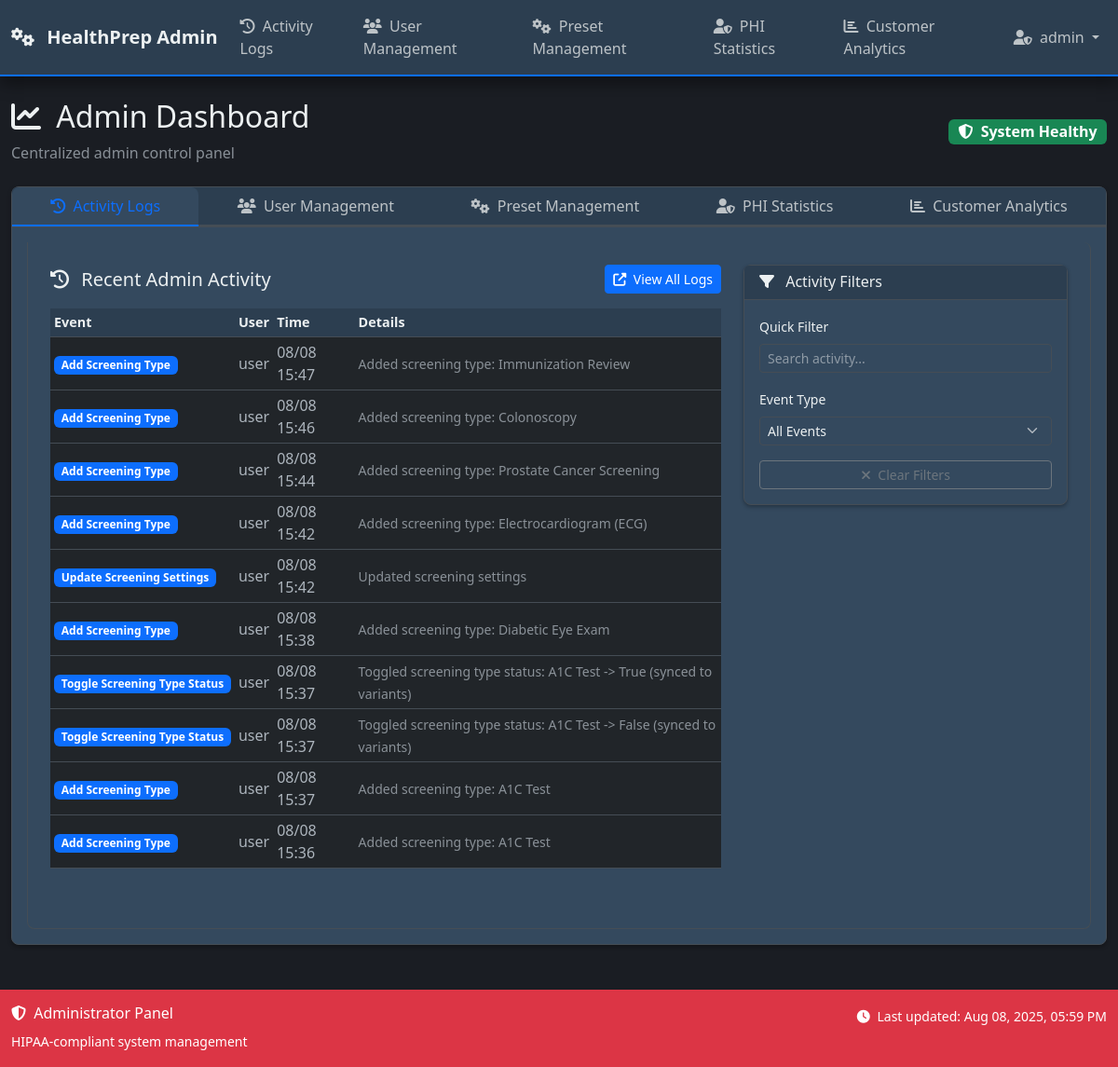
Before: /admin/dashboard/logs (signed in) with the older database file.
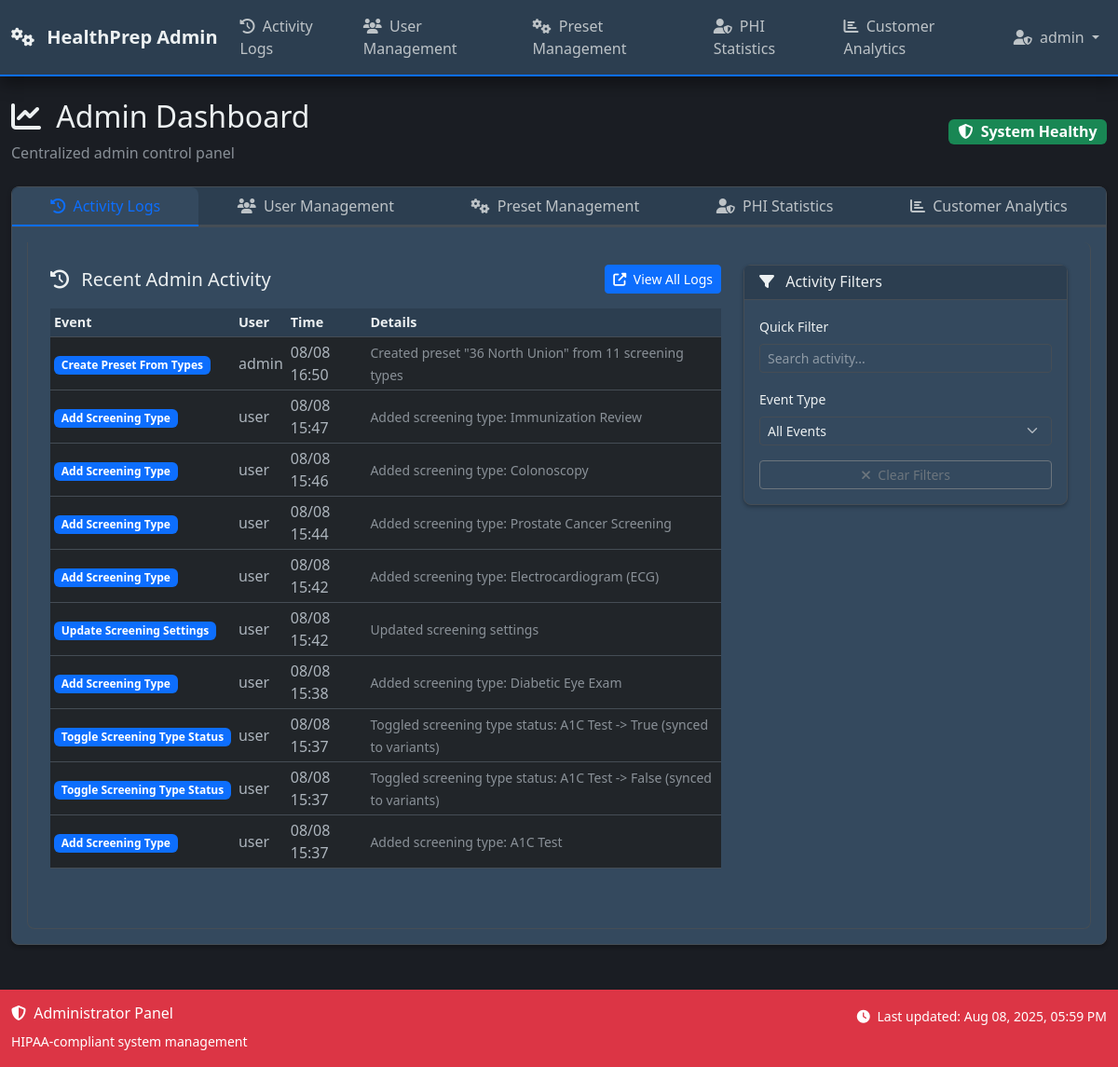
After: the same page with the newer database file.
### models.py (models this page shows, shortened)
class User(UserMixin, db.Model):
    __tablename__ = 'users'
    id = db.Column(db.Integer, primary_key=True)
    username = db.Column(db.String(80), nullable=False)  # Unique within organization
    email = db.Column(db.String(120), nullable=False)  # Unique within organization
    password_hash = db.Column(db.String(255), nullable=False)
    role = db.Column(db.String(20), default='nurse', nullable=False)  # 'root_admin', 'admin', 'MA', 'nurse'
    is_admin = db.Column(db.Boolean, default=False, nullable=False)  # Kept for backward compatibility
    is_active_user = db.Column(db.Boolean, default=True, nullable=False)
    is_root_admin = db.Column(db.Boolean, default=False, nullable=False)  # Super admin for managing all organizations
    org_id = db.Column(db.Integer, db.ForeignKey('organizations.id'), nullable=True)  # Nullable for root admins
    epic_user_id = db.Column(db.String(100))  # Epic user ID for mapping
    two_factor_enabled = db.Column(db.Boolean, default=False)
    session_timeout_minutes = db.Column(db.Integer, default=30)
    last_activity = db.Column(db.DateTime, default=datetime.utcnow)
    failed_login_attempts = db.Column(db.Integer, default=0)
    locked_until = db.Column(db.DateTime)
    created_at = db.Column(db.DateTime, default=datetime.utcnow)
    last_login = db.Column(db.DateTime, default=datetime.utcnow)
    created_by = db.Column(db.Integer, db.ForeignKey('users.id'))
    updated_at = db.Column(db.DateTime, default=datetime.utcnow, onupdate=datetime.utcnow)
    __table_args__ = (
        db.UniqueConstraint('username', 'org_id', name='unique_username_per_org'),
        db.UniqueConstraint('email', 'org_id', name='unique_email_per_org'),
    )
    def is_admin_user(self):
        return self.role == 'admin' or self.is_admin or self.is_root_admin
    def update_activity(self):
        self.last_activity = datetime.utcnow()
    @property
    def is_active(self):
        return self.is_active_user
    @property
    def role_display(self):
        role_names = {
            'root_admin': 'Root Administrator',
            'admin': 'Administrator',
            'MA': 'Medical Assistant',
            'nurse': 'Nurse'
        }
        return role_names.get(self.role, self.role.title())

class AdminLog(db.Model):
    __tablename__ = 'admin_logs'
    id = db.Column(db.Integer, primary_key=True)
    timestamp = db.Column(db.DateTime, default=datetime.utcnow)
    event_type = db.Column(db.String(50))
    user_id = db.Column(db.Integer, db.ForeignKey('users.id'))
    org_id = db.Column(db.Integer, db.ForeignKey('organizations.id'), nullable=False)  # Organization scope
    ip_address = db.Column(db.String(45))
    patient_id = db.Column(db.Integer, db.ForeignKey('patient.id'))  # Patient accessed (if applicable)
    resource_type = db.Column(db.String(50))  # Type of resource accessed (patient, document, screening)
    resource_id = db.Column(db.Integer)  # ID of specific resource
    action_details = db.Column(db.Text)  # Human-readable action description
    data = db.Column(db.JSON)  # Additional structured data
    session_id = db.Column(db.String(100))  # Session identifier
    user_agent = db.Column(db.Text)  # Browser/client information
    user = db.relationship('User', backref=db.backref('admin_logs', lazy=True))
    organization = db.relationship('Organization', backref=db.backref('admin_logs', lazy=True))
    patient = db.relationship('Patient', backref=db.backref('access_logs', lazy=True))

### routes/admin_routes.py (the view)
@admin_bp.route('/dashboard/logs')
@login_required
@admin_required
def dashboard_logs():
    try:
        data = get_dashboard_data()
        data['active_tab'] = 'activity'
        return render_template('admin/dashboard.html', **data)
    except Exception as e:
        logger.error(f"Error in dashboard logs: {str(e)}")
        flash('Error loading dashboard', 'error')
        return render_template('error/500.html'), 500

### templates/admin/dashboard.html (shortened to what this page needs)
{% extends 'base_admin.html' %}
{% block extra_css %}
<link rel="stylesheet" href="https://cdn.datatables.net/1.13.4/css/dataTables.bootstrap5.min.css">
{% endblock %}
{% block content %}
<div class="d-flex justify-content-between align-items-center mb-4">
    <div>
        <h2>
            <i class="fas fa-chart-line me-2"></i>
            Admin Dashboard
        </h2>
        <p class="text-muted mb-0">Centralized admin control panel</p>
    </div>
    <div>
        <span class="badge bg-success fs-6">
            <i class="fas fa-shield-alt me-1"></i>
            System Healthy
        </span>
    </div>
</div>
<div class="card">
    <div class="card-header p-0">
        <nav>
            <div class="nav nav-tabs d-flex" id="nav-tab" role="tablist" style="white-space: nowrap;">
                <a class="nav-link flex-fill text-center small {{ 'active' if active_tab == 'activity' else '' }}" href="{{ url_for('admin.dashboard_logs') }}" style="min-width: 0; padding: 0.5rem 0.25rem;">
                    <i class="fas fa-history me-1"></i>
                    <span class="d-none d-md-inline">Activity Logs</span>
                </a>
                <a class="nav-link flex-fill text-center small {{ 'active' if active_tab == 'users' else '' }}" href="{{ url_for('admin.dashboard_users') }}" style="min-width: 0; padding: 0.5rem 0.25rem;">
                    <i class="fas fa-users me-1"></i>
                    <span class="d-none d-md-inline">User Management</span>
                </a>
                <a class="nav-link flex-fill text-center small {{ 'active' if active_tab == 'presets' else '' }}" href="{{ url_for('admin.dashboard_presets') }}" style="min-width: 0; padding: 0.5rem 0.25rem;">
                    <i class="fas fa-cogs me-1"></i>
                    <span class="d-none d-md-inline">Preset Management</span>
                </a>
                <a class="nav-link flex-fill text-center small {{ 'active' if active_tab == 'phi' else '' }}" href="{{ url_for('admin.dashboard_phi') }}" style="min-width: 0; padding: 0.5rem 0.25rem;">
                    <i class="fas fa-user-shield me-1"></i>
                    <span class="d-none d-md-inline">PHI Statistics</span>
                </a>
                <a class="nav-link flex-fill text-center small {{ 'active' if active_tab == 'analytics' else '' }}" href="{{ url_for('admin.dashboard_analytics') }}" style="min-width: 0; padding: 0.5rem 0.25rem;">
                    <i class="fas fa-chart-bar me-1"></i>
                    <span class="d-none d-md-inline">Customer Analytics</span>
                </a>
            </div>
        </nav>
    </div>
    <div class="card-body">
        <div class="tab-content" id="nav-tabContent">
            <div class="tab-pane fade {{ 'show active' if active_tab == 'activity' else '' }}" id="nav-activity" role="tabpanel" aria-labelledby="nav-activity-tab">
                <div class="row">
                    <div class="col-lg-8 mb-4">
                        <div class="d-flex justify-content-between align-items-center mb-3">
                            <h5 class="mb-0">
                                <i class="fas fa-history me-2"></i>
                                Recent Admin Activity
                            </h5>
                            <a href="{{ url_for('admin.logs') }}" class="btn btn-sm btn-primary">
                                <i class="fas fa-external-link-alt me-1"></i>
                                View All Logs
                            </a>
                        </div>
                        {% if recent_logs %}
                        <div class="table-responsive">
                            <table id="activityTable" class="table table-hover table-sm">
                                <thead>
                                    <tr>
                                        <th>Event</th>
                                        <th>User</th>
                                        <th>Time</th>
                                        <th>Details</th>
                                    </tr>
                                </thead>
                                <tbody>
                                    {% for log in recent_logs %}
                                    <tr>
                                        <td>
                                            <span class="badge bg-primary">{{ log.event_type.replace('_', ' ').title() if log.event_type else 'Unknown' }}</span>
                                        </td>
                                        <td>{{ log.user.username if log.user else 'System' }}</td>
                                        <td>{{ log.timestamp.strftime('%m/%d %H:%M') }}</td>
                                        <td>
                                            <small class="text-muted">{{ log.data.get('description', '') if log.data else '' }}</small>
                                        </td>
                                    </tr>
                                    {% endfor %}
                                </tbody>
                            </table>
                        </div>
                        {% else %}
                        <div class="text-center py-5">
                            <i class="fas fa-clipboard-list fa-3x text-muted mb-3"></i>
                            <h5 class="text-muted">No Recent Activity</h5>
                            <p class="text-muted">Admin actions will appear here</p>
                        </div>
                        {% endif %}
                    </div>
                    <div class="col-lg-4">
                        <div class="card">
                            <div class="card-header">
                                <h6 class="mb-0">
                                    <i class="fas fa-filter me-2"></i>
                                    Activity Filters
                                </h6>
                            </div>
                            <div class="card-body">
                                <div class="mb-3">
                                    <label class="form-label small">Quick Filter</label>
                                    <input type="text" id="activitySearch" class="form-control form-control-sm" placeholder="Search activity...">
                                </div>
                                <div class="mb-3">
                                    <label class="form-label small">Event Type</label>
                                    <select id="eventTypeFilter" class="form-select form-select-sm">
                                        <option value="">All Events</option>
                                    </select>
                                </div>
                                <div class="d-grid gap-2">
                                    <button id="clearFilters" class="btn btn-sm btn-outline-secondary">
                                        <i class="fas fa-times me-1"></i>
                                        Clear Filters
                                    </button>
                                </div>
                            </div>
                        </div>
                    </div>
                </div>
            </div>
        </div>
    </div>
</div>
{% endblock %}

### templates/base_admin.html (shortened to what this page needs)
<!DOCTYPE html>
<html lang="en" data-bs-theme="dark">
<head>
    <link href="https://cdn.jsdelivr.net/npm/bootstrap@5.3.0/dist/css/bootstrap.min.css" rel="stylesheet">
    <link href="https://cdnjs.cloudflare.com/ajax/libs/font-awesome/6.4.0/css/all.min.css" rel="stylesheet">
    <link href="{{ url_for('static', filename='css/custom.css') }}" rel="stylesheet">
    <link href="{{ url_for('static', filename='css/loading-states.css') }}" rel="stylesheet">
    {% block extra_css %}{% endblock %}
</head>
<body>
    <nav class="navbar navbar-expand-lg navbar-dark bg-danger">
        <div class="container">
            <a class="navbar-brand" href="{{ url_for('admin.dashboard') }}">
                <i class="fas fa-cogs me-2"></i>
                HealthPrep Admin
            </a>
            <div class="collapse navbar-collapse" id="adminNavbar">
                <ul class="navbar-nav me-auto">
                    <li class="nav-item">
                        <a class="nav-link" href="{{ url_for('admin.dashboard_logs') }}">
                            <i class="fas fa-history me-1"></i> Activity Logs
                        </a>
                    </li>
                    <li class="nav-item">
                        <a class="nav-link" href="{{ url_for('admin.users_list') }}">
                            <i class="fas fa-users me-1"></i> User Management
                        </a>
                    </li>
                    <li class="nav-item">
                        <a class="nav-link" href="{{ url_for('admin.dashboard_presets') }}">
                            <i class="fas fa-cogs me-1"></i> Preset Management
                        </a>
                    </li>
                    <li class="nav-item">
                        <a class="nav-link" href="{{ url_for('admin.dashboard_phi') }}">
                            <i class="fas fa-user-shield me-1"></i> PHI Statistics
                        </a>
                    </li>
                    <li class="nav-item">
                        <a class="nav-link" href="{{ url_for('admin.dashboard_analytics') }}">
                            <i class="fas fa-chart-bar me-1"></i> Customer Analytics
                        </a>
                    </li>
                </ul>
                <ul class="navbar-nav">
                    <li class="nav-item dropdown">
                        <a class="nav-link dropdown-toggle" href="#" id="adminUserDropdown" role="button" data-bs-toggle="dropdown">
                            <i class="fas fa-user-shield me-1"></i> {{ current_user.username }}
                        </a>
                    </li>
                </ul>
            </div>
        </div>
    </nav>
    <main class="container-fluid my-4">
        {% block content %}{% endblock %}
    </main>
    <footer class="bg-danger text-white py-3 mt-5">
        <div class="container">
            <div class="row">
                <div class="col-md-6">
                    <h6><i class="fas fa-shield-alt me-1"></i> Administrator Panel</h6>
                    <small>HIPAA-compliant system management</small>
                </div>
                <div class="col-md-6 text-end">
                    <small>
                        <i class="fas fa-clock me-1"></i>
                        Last updated: <span id="lastUpdated"></span>
                    </small>
                </div>
            </div>
        </div>
    </footer>
</body>
</html>

Changed rows visible on the page:
no longer on this page (row unchanged): AdminLog: event_type.replace "Add Screening Type", user "user", timestamp "08/08 15:36", data "Added screening type: A1C Test"
added AdminLog: event_type.replace "Create Preset From Types", user "admin", timestamp "08/08 16:50", data "Created preset \"36 North Union\" from 11 screening types"
